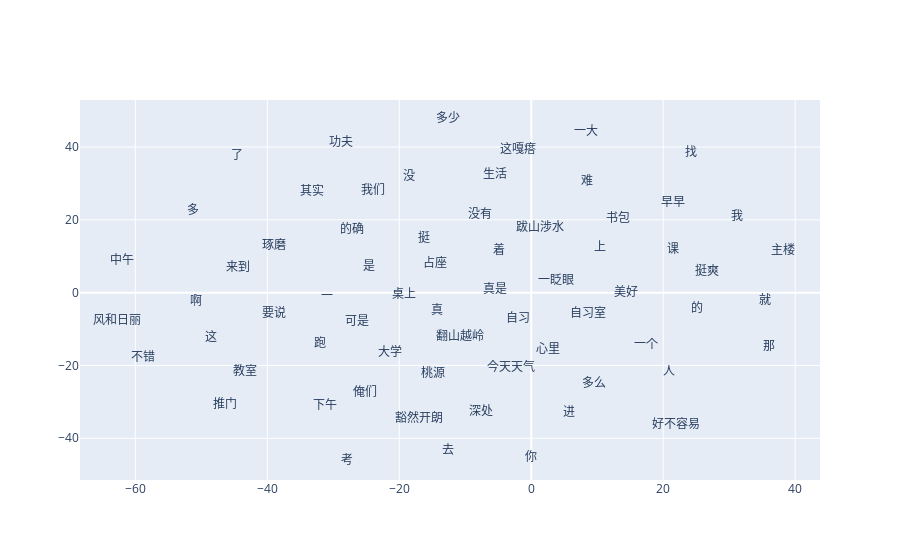

Notebook code for this chart:
### Code cell
%matplotlib inline
from sklearn.decomposition import IncrementalPCA    # inital reduction
from sklearn.manifold import TSNE                   # final reduction
import numpy as np                                  # array handling


def reduce_dimensions(model):
    num_dimensions = 2  # final num dimensions (2D, 3D, etc)

    vectors = [] # positions in vector space
    labels = [] # keep track of words to label our data again later
    for word in model.wv.vocab:
        vectors.append(model.wv[word])
        labels.append(word)

    # convert both lists into numpy vectors for reduction
    vectors = np.asarray(vectors)
    labels = np.asarray(labels)

    # reduce using t-SNE
    vectors = np.asarray(vectors)
    tsne = TSNE(n_components=num_dimensions, random_state=0)
    vectors = tsne.fit_transform(vectors)

    x_vals = [v[0] for v in vectors]
    y_vals = [v[1] for v in vectors]
    return x_vals, y_vals, labels


x_vals, y_vals, labels = reduce_dimensions(my_model)

def plot_with_plotly(x_vals, y_vals, labels, plot_in_notebook=True):
    from plotly.offline import init_notebook_mode, iplot, plot
    import plotly.graph_objs as go

    trace = go.Scatter(x=x_vals, y=y_vals, mode='text', text=labels)
    data = [trace]

    if plot_in_notebook:
        init_notebook_mode(connected=True)
        iplot(data, filename='word-embedding-plot')
    else:
        plot(data, filename='word-embedding-plot.html')


def plot_with_matplotlib(x_vals, y_vals, labels):
    import matplotlib.pyplot as plt
    import random

    random.seed(0)

    plt.figure(figsize=(12, 12))
    plt.scatter(x_vals, y_vals)

    #
    # Label randomly subsampled 25 data points
    #
    indices = list(range(len(labels)))
    selected_indices = random.sample(indices, 25)
    for i in selected_indices:
        plt.annotate(labels[i], (x_vals[i], y_vals[i]))

try:
    get_ipython()
except Exception:
    plot_function = plot_with_matplotlib
else:
    plot_function = plot_with_plotly

plot_function(x_vals, y_vals, labels)

### Figure 1 — Plotly figure (JSON) as saved in the notebook; plotly's stock layout.template omitted (floating-point values rounded to 4 significant figures)
{"data": [{"mode": "text", "text": ["今天天气", "不错", "挺", "风和日丽", "的", "我们", "下午", "没有", "课", "这", "的确", "挺爽", "我", "一大", "中午", "早早", "跑", "去", "上", "自习", "心里", "琢磨", "着", "大学", "生活", "是", "多么", "美好", "啊", "一眨眼", "功夫", "就", "进", "了", "主楼", "要说", "俺们", "这嘎瘩", "自习室", "其实", "多", "可是", "你", "桌上", "书包", "占座", "那", "难", "找", "跋山涉水", "翻山越岭", "好不容易", "来到", "一个", "桃源", "深处", "一", "推门", "考", "真是", "豁然开朗", "教室", "真", "没", "多少", "人"], "type": "scatter", "x": [-3.14, -58.83, -16.32, -62.78, 25.05, -23.95, -31.21, -7.81, 21.52, -48.51, -27.15, 26.64, 31.2, 8.354, -62.01, 21.55, -32.02, -12.67, 10.35, -2.01, 2.544, -39.04, -4.944, -21.37, -5.456, -24.64, 9.549, 14.33, -50.87, 3.688, -28.85, 35.46, 5.781, -44.56, 38.15, -38.97, -25.18, -2.059, 8.611, -33.21, -51.31, -26.37, -0.05255, -19.31, 13.2, -14.56, 36.06, 8.43, 24.25, 1.289, -10.84, 21.96, -44.5, 17.37, -14.85, -7.546, -30.96, -46.34, -27.95, -5.499, -16.97, -43.43, -14.25, -18.52, -12.6, 20.81], "y": [-20.73, -17.91, 14.64, -7.737, -4.41, 27.86, -31.2, 21.22, 11.7, -12.43, 17.27, 5.806, 20.85, 44.19, 8.81, 24.63, -14.02, -43.48, 12.22, -7.115, -15.81, 12.8, 11.56, -16.54, 32.34, 7.11, -25.21, -0.03906, -2.643, 3.21, 40.99, -2.383, -33.0, 37.6, 11.48, -5.998, -27.62, 39.27, -5.849, 27.75, 22.54, -8.043, -45.34, -0.5848, 20.32, 7.771, -14.87, 30.52, 38.4, 17.73, -12.27, -36.26, 6.822, -14.45, -22.22, -32.84, -1.286, -30.88, -46.24, 0.7001, -34.8, -21.77, -5.117, 31.72, 47.7, -21.85]}], "layout": {}}
